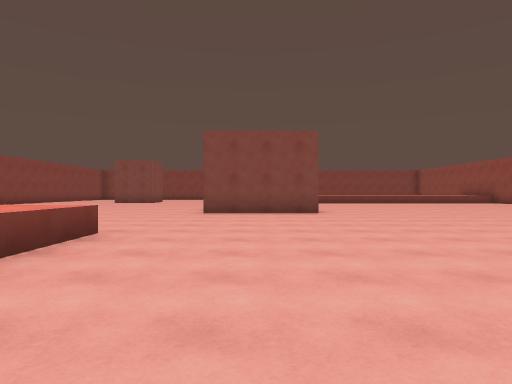
view 1 (above)

22 first-person views from a walk through a scene from a Unity 3-D project. The camera is 1.3 m above the floor, looks level and sees 75° across. The floor is counted in squares, 2.2 m on a side. Each view is taken from the middle of a square. On the plan, view 1 faces up. The plan holds only what a view shows up to about 10 squares ahead; the rest is blank. The player is left out.

view 2
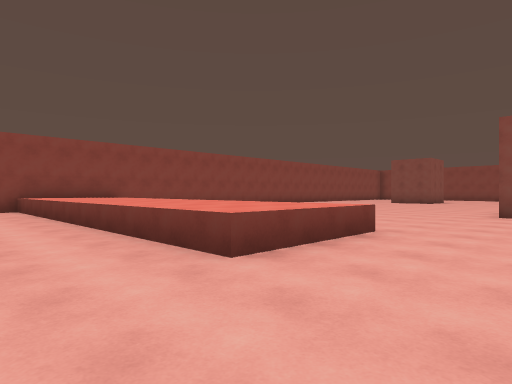

view 3
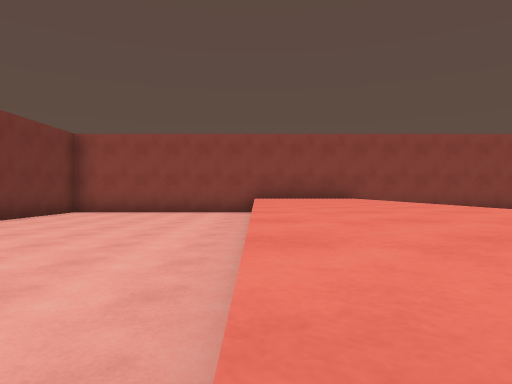

view 4
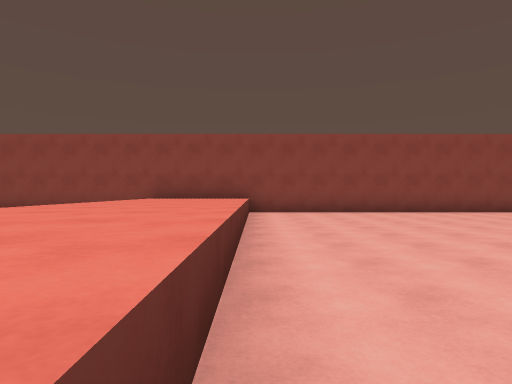

view 5
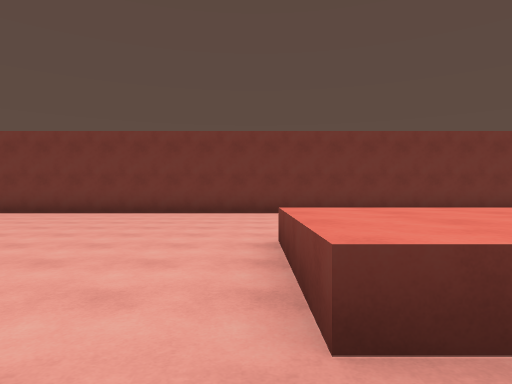

view 6
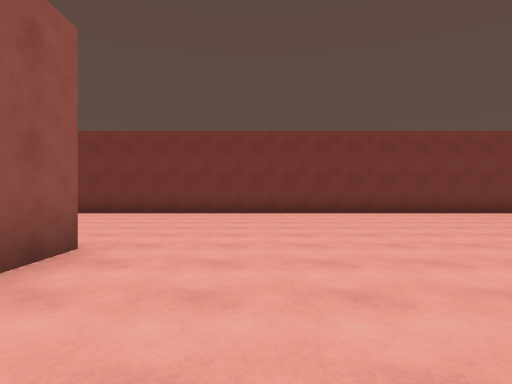

view 7
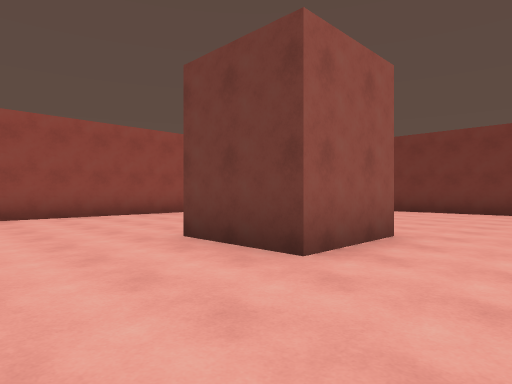

view 8
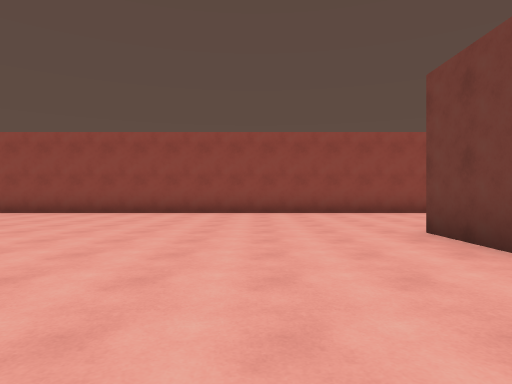

view 9
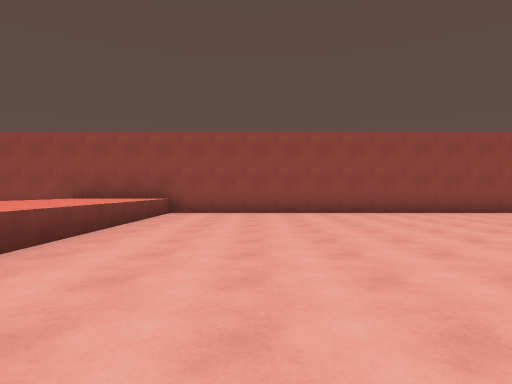

view 10
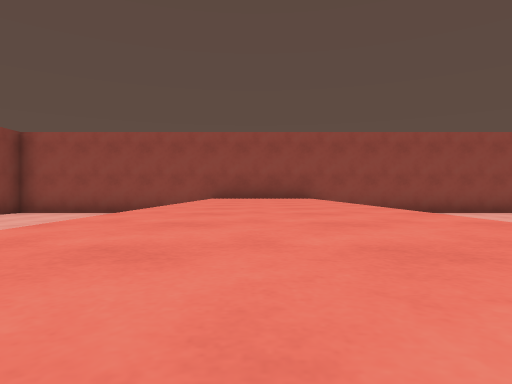

view 11
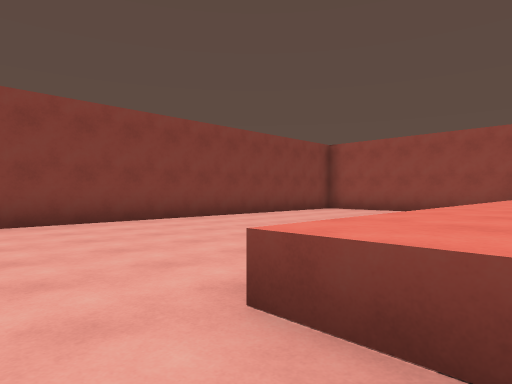

view 12
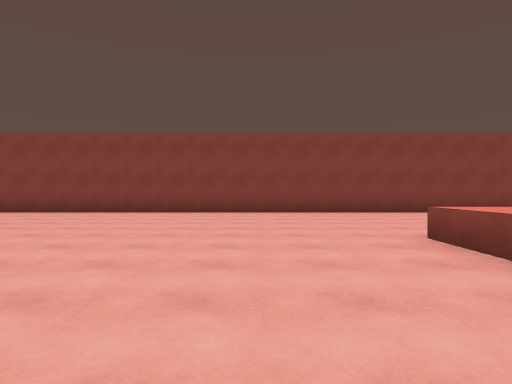

view 13
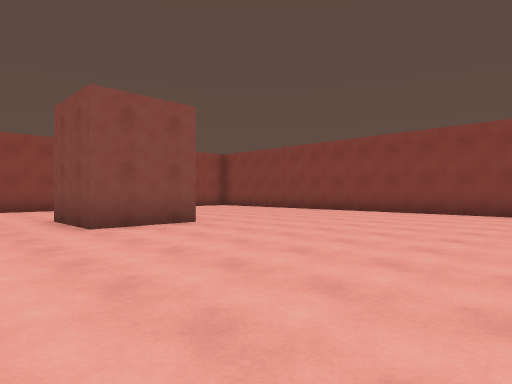

view 14
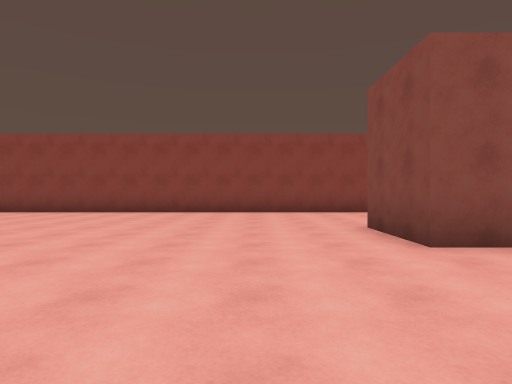

view 15
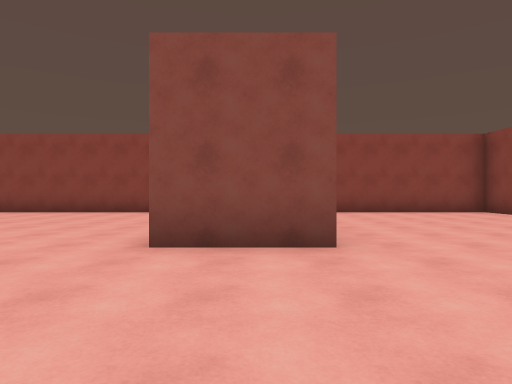

view 16
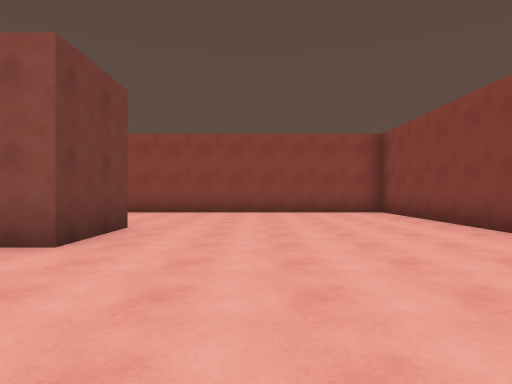

view 17
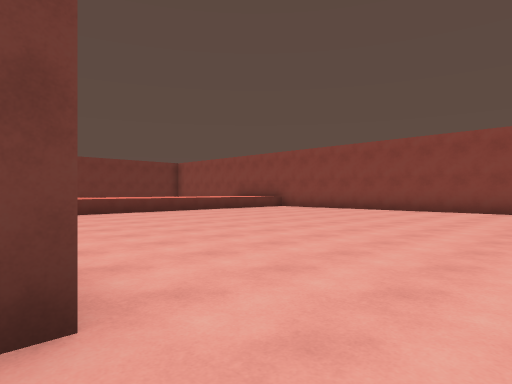

view 18
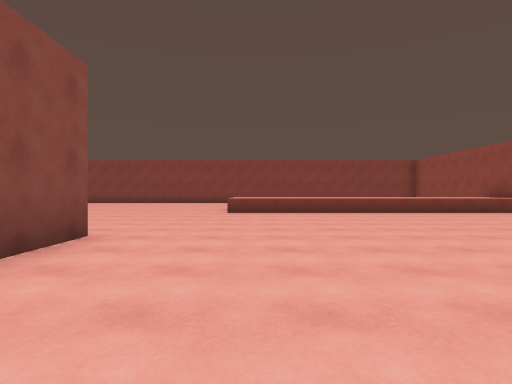

view 19
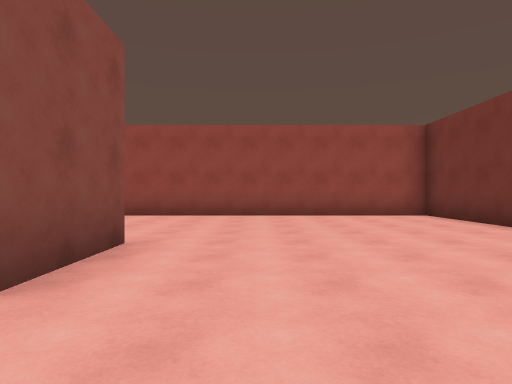

view 20
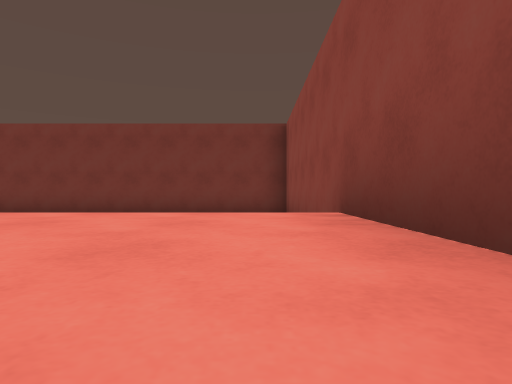

view 21
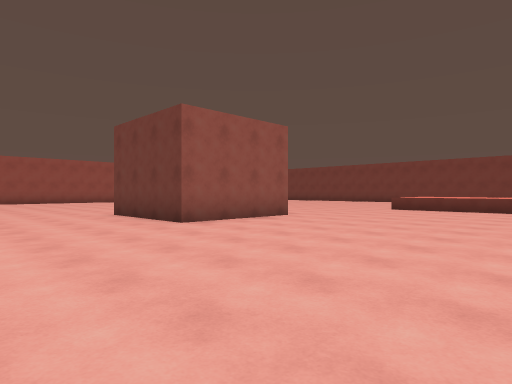

view 22
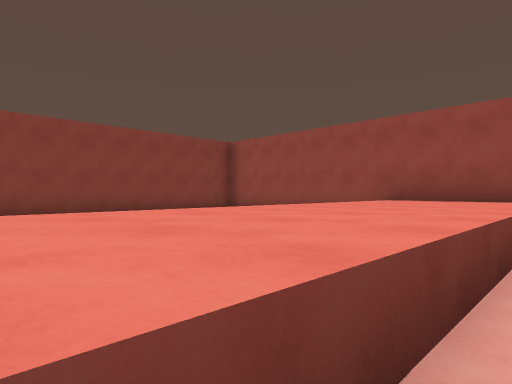

### Floor plan
Key: @ floor where view 1 was taken; # wall or solid block; . floor; ^ raised ledge.
Columns run from 12 left of view 1 to 13 right of it. Each row starts with its distance up from view 1.
 26 ##########################
 25 #........................#
 24 #........................#
 23 #........................#
 22 #.................       #
 21 #................        #
 20 #...............^^^^^^^^^#
 19 #....##.........^^^^^^^^^#
 18 #....##.........^^^^^^^^^#
 17 #........................#
 16 #........................#
 15 #........................#
 14 #........................#
 13 #........................#
 12 #..........###...........#
 11 #..........###...........#
 10 #..........###...........#
  9 #........................#
  8 #........................#
  7 #........................#
  6 #........................#
  5 #........................#
  4 #^^^^^^^^^........##.....#
  3 #^^^^^^^^^........##.....#
  2 #^^^^^^^^^...............#
  1 #........................#
  0 #...........@............#
 -1 #.......  ...............#
 -2 #.....    ...............#
 -3 #....    ................#
 -4 ##########################

Where each view was taken, in squares from view 1:
view 1: 0 up, 0 right, facing up
view 2: 0 up, 0 right, facing up-left
view 3: 2 up, 2 left, facing left
view 4: 5 up, 2 left, facing left
view 5: 6 up, 2 left, facing down
view 6: 6 up, 4 right, facing down
view 7: 7 up, 4 right, facing down-right
view 8: 7 up, 3 right, facing right
view 9: 15 up, 3 right, facing right
view 10: 19 up, 3 right, facing right
view 11: 19 up, 2 right, facing up-right
view 12: 16 up, 1 right, facing up
view 13: 16 up, 0 right, facing up-left
view 14: 16 up, 2 left, facing left
view 15: 19 up, 2 left, facing left
view 16: 22 up, 2 left, facing left
view 17: 14 up, 1 left, facing down-left
view 18: 8 up, 4 right, facing up
view 19: 1 up, 4 right, facing right
view 20: 5 up, 11 left, facing down
view 21: 16 up, 7 left, facing down-right
view 22: 17 up, 5 right, facing up-right
